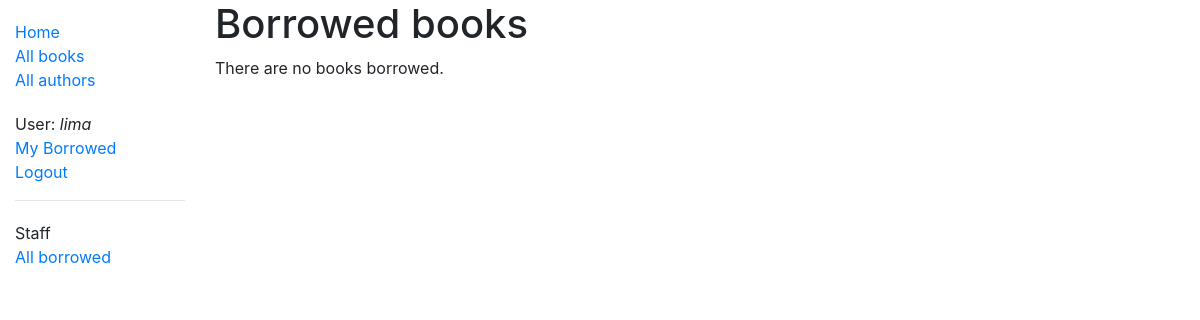
The page /catalog/mybooks/ (signed in) on the database as committed earlier.
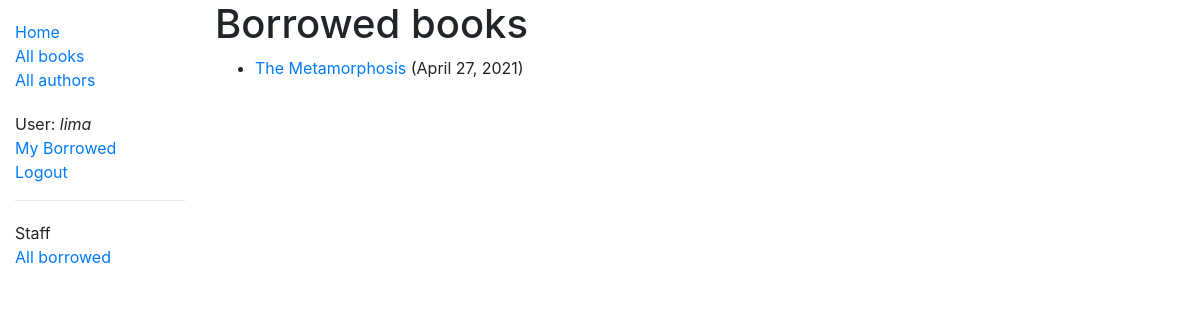
The same page on the database as committed later.
### catalog/models.py (models this page shows, shortened)
class BookInstance(models.Model):
    id = models.UUIDField(primary_key=True, default=uuid.uuid4,
                          help_text="Unique ID for this particular book across whole library")
    book = models.ForeignKey('Book', on_delete=models.RESTRICT, null=True)
    imprint = models.CharField(max_length=200)
    due_back = models.DateField(null=True, blank=True)
    borrower = models.ForeignKey(
        User, on_delete=models.SET_NULL, null=True, blank=True)
    @property
    def is_overdue(self):
        if self.due_back and date.today() > self.due_back:
            return True
        return False
    LOAN_STATUS = (
        ('d', 'Maintenance'),
        ('o', 'On loan'),
        ('a', 'Available'),
        ('r', 'Reserved'),
    )
    status = models.CharField(
        max_length=1,
        choices=LOAN_STATUS,
        blank=True,
        default='d',
        help_text='Book availability')
    class Meta:
        ordering = ['due_back']
        permissions = (("can_mark_returned", "Set book as returned"),)

class Book(models.Model):
    title = models.CharField(max_length=200)
    author = models.ForeignKey('Author', on_delete=models.SET_NULL, null=True)
    summary = models.TextField(
        max_length=1000, help_text="Enter a brief description of the book")
    isbn = models.CharField('ISBN', max_length=13,
                            unique=True,
                            help_text='13 Character <a href="https://www.isbn-international.org/content/what-isbn'
                                      '">ISBN number</a>')
    genre = models.ManyToManyField(
        Genre, help_text="Select a genre for this book")
    class Meta:
        ordering = ['title', 'author']
    def display_genre(self):
        """Creates a string for the Genre. This is required to display genre in Admin."""
        return ', '.join([genre.name for genre in self.genre.all()[:3]])
    display_genre.short_description = 'Genre'

### catalog/views.py (the view)
# urls.py: path('mybooks/', views.LoanedBooksByUserListView.as_view(), name='my-borrowed'),
class LoanedBooksByUserListView(LoginRequiredMixin, generic.ListView):
    model = BookInstance
    template_name = 'catalog/bookinstance_list_borrowed_user.html'
    paginate_by = 10
    def get_queryset(self):
        return BookInstance.objects.filter(borrower=self.request.user).filter(status__exact='o').order_by('due_back')

### catalog/templates/catalog/bookinstance_list_borrowed_user.html
{% extends "base_generic.html" %}
{% block content %}
<h1>Borrowed books</h1>
{% if bookinstance_list %}
<ul>
  {% for bookinst in bookinstance_list %}
  <li class="{% if bookinst.is_overdue %}text-danger{% endif %}">
    <a href="{% url 'book-detail' bookinst.book.pk %}">{{bookinst.book.title}}</a> ({{ bookinst.due_back }})
  </li>
  {% endfor %}
</ul>
{% else %}
<p>There are no books borrowed.</p>
{% endif %}
{% endblock %}

### catalog/templates/base_generic.html (shortened to what this page needs)
<!DOCTYPE html>
<html lang="en">
<head>
  <link rel="stylesheet" href="https://cdn.jsdelivr.net/npm/bootstrap@4.5.3/dist/css/bootstrap.min.css"
>
  {% load static %}
  <link rel="stylesheet" href="{% static 'css/styles.css' %}">
</head>
<body>
  <div class="container-fluid">
    <div class="row">
      <div class="col-sm-2">
        {% block sidebar %}
        <ul class="sidebar-nav">
          <li><a href="{% url 'index' %}">Home</a></li>
          <li><a href="{% url 'books' %}">All books</a></li>
          <li><a href="{% url 'authors' %}">All authors</a></li>
        </ul>
        <ul class="sidebar-nav">
          {% if user.is_authenticated %}
          <li>User: <em> {{ user.get_username }} </em></li>
          <li><a href="{% url 'my-borrowed' %}">My Borrowed</a></li>
          <li><a href="{% url 'logout'%}?next={{request.path}}">Logout</a></li>
          {% else %}
          <li><a href="{% url 'login'%}?next={{request.path}}">Login</a></li>
          {% endif %}
        </ul>
        {% if user.is_staff %}
        <hr />
        <ul class="sidebar-nav">
          <li>Staff</li>
          {% if perms.catalog.can_mark_returned %}
          <li><a href="{% url 'all-borrowed' %}">All borrowed</a></li>
          {% endif %}
        </ul>
        {% endif %}
        {% endblock %}
      </div>
      <div class="col-sm-10 ">
        {% block content %}{% endblock %}
      </div>
    </div>
  </div>
</body>
</html>

### catalog/static/css/styles.css (style rules this page uses)
.sidebar-nav { margin-top: 20px; padding: 0; list-style: none; }

Rows that differ between the two databases and show on the page:
added BookInstance: book "The Metamorphosis", due_back "April 27, 2021"
Other text that changed with them:
text no longer shown: "There are no books borrowed."
